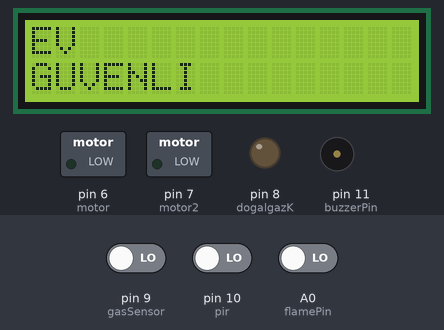
Recording of a sketch running on a simulated Arduino Uno, built with avr-gcc and run on an emulated ATmega328P. On the bench: 16×2 character LCD, switched loads named in the sketch (green lamp = pin HIGH), output pins drawn as LEDs (lit = HIGH), buzzer (waves = sounding, pin HIGH). The inputs (shaded band) are chosen by the test bench; at power-on: pin 9 (gasSensor) LOW, pin 10 (pir) LOW, A0 (flamePin) LOW.

Above: at 1.7 s.
1.8 s: pin 9 (gasSensor) driven HIGH
At 2.32 s:
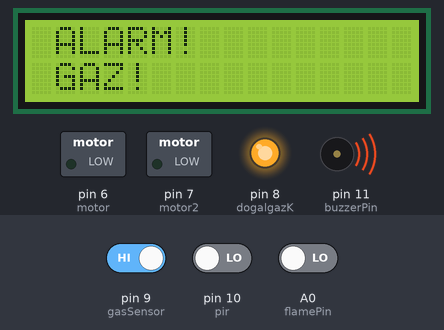
4.1 s: pin 10 (pir) driven HIGH
At 4.75 s:
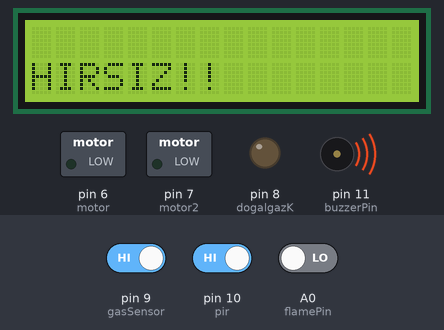
6.7 s: A0 (flamePin) driven HIGH
At 7.17 s:
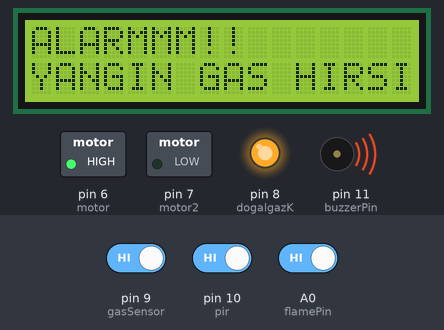
9.1 s: pin 9 (gasSensor) driven LOW
At 9.61 s:
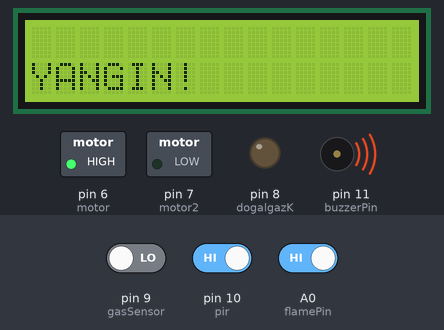
11.5 s: pin 10 (pir) driven LOW
At 11.93 s:
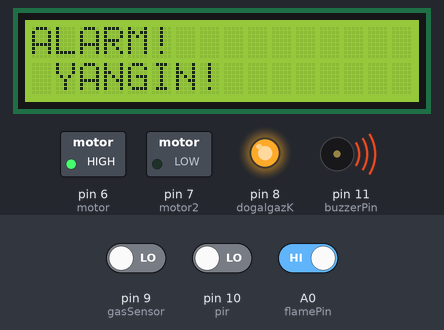
14.3 s: pin 9 (gasSensor) driven HIGH
At 14.88 s:
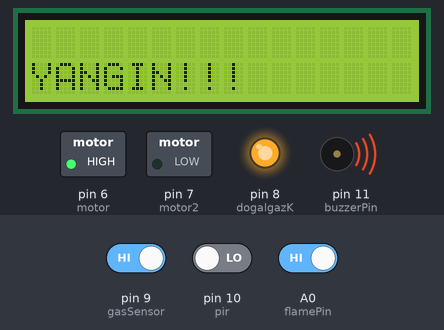
Timing chart, 0 to 17.3 s (numbered marks = the images above; inputs shaded):
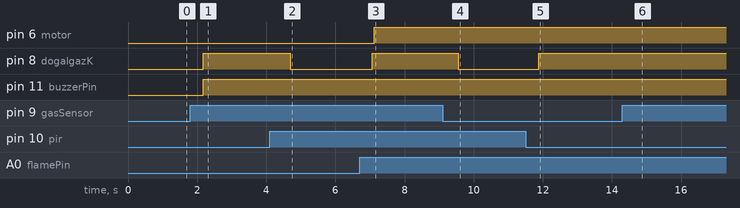

Measured:
- after the input at 1.8 s, pin 8 (dogalgazK), pin 11 (buzzerPin): LOW → HIGH after 0.37 s; the display: first differs from a run without the input after 0.48 s (image 1)
- after the input at 4.1 s, pin 8 (dogalgazK): HIGH → LOW after 0.60 s; the display: first differs from a run without the input after 0.60 s (image 2)
- after the input at 6.7 s, pin 6 (motor): LOW → HIGH after 0.42 s; pin 8 (dogalgazK): LOW → HIGH after 0.37 s; the display: first differs from a run without the input after 0.42 s (image 3)
- after the input at 9.1 s, pin 8 (dogalgazK): HIGH → LOW after 0.46 s; the display: first differs from a run without the input after 0.46 s (image 4)
- after the input at 11.5 s, pin 8 (dogalgazK): LOW → HIGH after 0.39 s; the display: first differs from a run without the input after 0.39 s (image 5)

The sketch:

ev.ino
```cpp
#include <Arduino.h>
#include <Wire.h>
#include <SoftwareSerial.h>
double motor=6;
double motor2=7;
int flamePin = A0;
double dogalgazK =8;
int gasSensor = 9;
int flameValue = 0;


int buzzerPin=11;
int pir=10;
boolean sensorValue = 0;
boolean gasStat   = 0;
#include <LiquidCrystal.h>
LiquidCrystal lcd(13, 12, 5, 4, 3, 2);

void setup()
{
  Serial.begin(9600);
  lcd.begin(16, 2);
  pinMode(flamePin,INPUT);
  pinMode(buzzerPin,OUTPUT);
  pinMode(pir, INPUT);
  pinMode(gasSensor,INPUT);
  pinMode(dogalgazK,OUTPUT);
  pinMode(motor,OUTPUT);
pinMode(motor2,OUTPUT);
lcd.setCursor(0,0);
lcd.println("AKILLI EV ");
lcd.setCursor(0,1);
lcd.println("SISTEMI ");
delay(500);
lcd.clear();
}

void loop()
{

  gasStat = digitalRead(gasSensor);
  delay(50);

 sensorValue = digitalRead(pir);
  delay(50);
  flameValue = digitalRead(flamePin);
  delay(100);


 if ((gasStat == 1 ) && (sensorValue == 1)&& (flameValue == HIGH))
 {
  digitalWrite(buzzerPin, HIGH);
  delay(50);

    digitalWrite(dogalgazK, HIGH);
    delay(50);
    digitalWrite(motor,1);
    digitalWrite(motor2,0);
    lcd.setCursor(0, 0);
    lcd.print("ALARMMM!! ");
     lcd.setCursor(0, 1);
     lcd.print("YANGIN GAS HIRSIZ!! ");
    delay(100);
    lcd.clear();
 }
 else if ((gasStat == 1 ) && (flameValue == HIGH))
 {
   digitalWrite(buzzerPin, HIGH);
    delay(100);
    digitalWrite(dogalgazK, HIGH);
    delay(100);
    lcd.clear();
    digitalWrite(motor,1);
    digitalWrite(motor2,0);
   lcd.setCursor(0, 1);
    lcd.print("YANGIN!!! ");
    delay(100);
    lcd.clear();
 }
else  if ((gasStat == 1 )&& (sensorValue == 1))
  {
 digitalWrite(buzzerPin, HIGH);
    delay(100);
  digitalWrite(dogalgazK, LOW);
  lcd.setCursor(0, 1);
    lcd.print("HIRSIZ!! ");

    delay(100);
    lcd.clear();

  }
  else if ((sensorValue == 1)&& (flameValue == HIGH))
  {
     digitalWrite(buzzerPin, HIGH);
    delay(100);
    digitalWrite(dogalgazK,LOW);
    delay(1);
    digitalWrite(motor,HIGH);
    digitalWrite(motor2,LOW);
   lcd.setCursor(0, 1);
    lcd.print("YANGIN!");
    delay(100);
    lcd.clear();

  }
  else if (sensorValue == 1)
  {
     digitalWrite(buzzerPin, HIGH);
    delay(100);
    lcd.setCursor(0, 0);
    lcd.print(" ALARMM!");

    lcd.setCursor(0, 1);
    lcd.print(" HIRSIZ!");
    delay(100);
    lcd.clear();

  }
  else if (flameValue == HIGH)
  {
    digitalWrite(dogalgazK,HIGH);
    delay(1);
    digitalWrite(motor,HIGH);
    digitalWrite(motor2,LOW);
      lcd.setCursor(0, 0);
    lcd.print("ALARM!");
    lcd.setCursor(0, 1);
    lcd.print(" YANGIN!");

    delay(100);
    lcd.clear();
  }
   else if (gasStat == 1 )
  {
    digitalWrite(buzzerPin, HIGH);
    digitalWrite(dogalgazK,HIGH);
    delay(100);
      lcd.setCursor(0, 0);
     lcd.print(" ALARM!");
     lcd.setCursor(0, 1);
    lcd.print(" GAZ!");

    delay(100);
    lcd.clear();
  }
  else
  {
    digitalWrite(buzzerPin, LOW);
    delay(100);
    digitalWrite(dogalgazK, LOW);
    delay(100);
    lcd.clear();
    digitalWrite(motor,LOW);
    digitalWrite(motor2,LOW);
    lcd.setCursor(0,0);
    lcd.println("EV ");
    lcd.setCursor(0,1);
    lcd.println("GUVENLI ");

    delay(1000);
    lcd.clear();
  }
}
```
